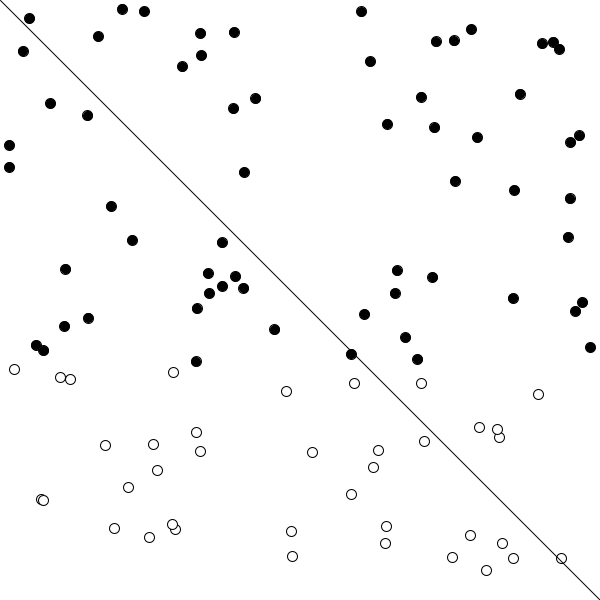
Frame 1 (no input)
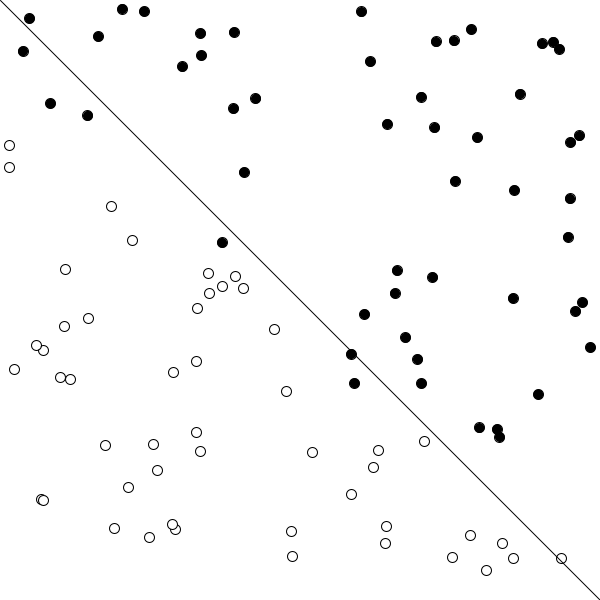
Frame 60 (the mouse pressed at the canvas centre just before this capture)
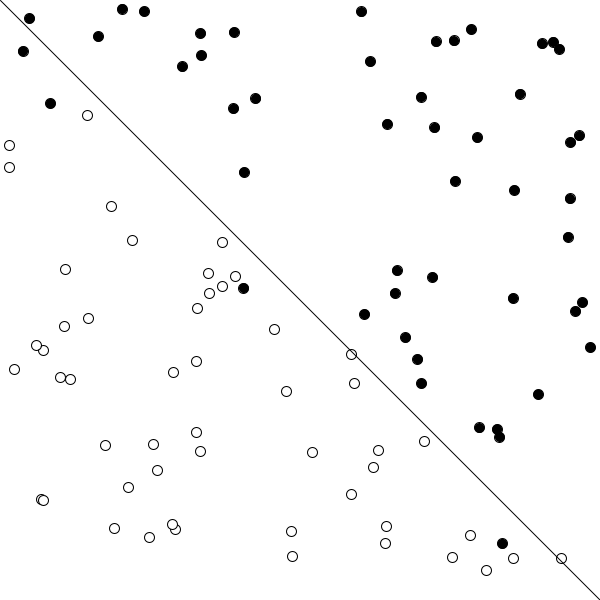
Frame 120 (the mouse held since frame 60 and released just before this capture)

The Processing sketch that drew these frames (run headless with seeded random() and noise(); from frame 60 on, the mouse is pressed at the canvas centre):

// Processing sketch: neural_networks_perceptron
// ── neural_networks_perceptron.pde
Perceptron perceptron;

Point[] points = new Point[100];

void setup() {
  size(600, 600);
  
  perceptron = new Perceptron();
  
  for (int i = 0; i < points.length; i++) {
    points[i] = new Point();
  }
}

void draw() {
  background(255);
  /* train the perceptron */
  for (int i = 0; i < points.length; i++) {
    PVector location = points[i].location;
    
    perceptron.train(new float[]{location.x, location.y}, points[i].label);
  }
  
  /* show the training output */
  for (Point point : points) {
    PVector location = point.location;
    
    int guess = perceptron.guess(new float[]{location.x, location.y});
    
    stroke(0);
    if (guess == 1) {
      fill(0);
    } else {
      fill(255);
    }
    
    float x = map(location.x, 0, 1, 0, width);
    float y = map(location.y, 0, 1, 0, height);
    
    ellipse(x, y, 10, 10);
  }
  
  /* just show a line */
  line(0, 0, width, height);
}

// ── Perceptron.pde
class Perceptron {
  private static final float LEARNING_RATE = 0.05; // adjust this for maximum learning rate
  float[] weights = new float[2];
  
  Perceptron() {
    initWeights();
  }
  
  /* init weights randomly */
  void initWeights() {
    for (int i = 0; i < weights.length; i++) {
      weights[i] = random(-1, 1);
    }
  }
  
  int guess(float[] inputs) {
    int sum = 0;
    for (int i = 0; i < inputs.length; i++) {
      sum += inputs[i] * weights[i];
    }
    
    return sign(sum);
  }
  
  void train(float[] inputs, int target) {
    int guess = guess(inputs);
    int error = target - guess;
    
    for (int i = 0; i < weights.length; i++) {
      weights[i] += error * inputs[i] * LEARNING_RATE;
    }
  }
  
  /* activation function */
  private int sign(float n) {
    if (n >= 0) {
      return 1;
    } else {
      return -1;
    }
  }
}

// ── Point.pde
class Point {
  PVector location;
  int label;
  
  Point() {
    location = new PVector(random(0, 1), random(0, 1));
    
    if (location.x > location.y) {
      label = 1;
    } else {
      label = -1;
    }
  }
  
  void show() {
    stroke(0);
    if (label == 1) {
      fill(255);
    } else {
      fill(0);
    }
    
    ellipse(location.x, location.y, 10, 10);
  }
}
